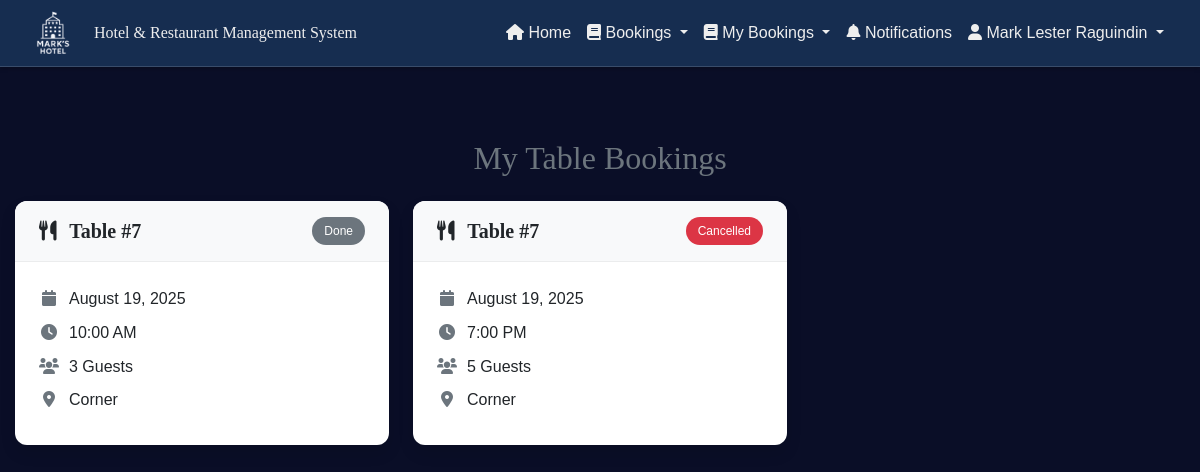
The page /public/tableBookings.php (signed in) on the database as committed earlier.
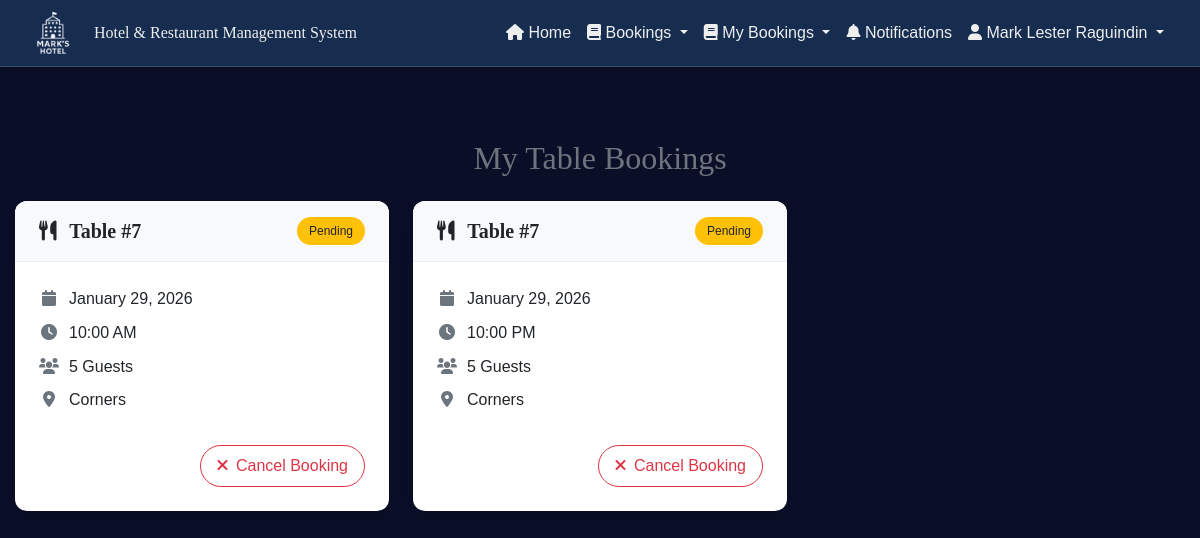
The same page on the database as committed later.
### tables this page shows
CREATE TABLE `table_reservations` (
  `reservation_id` int(11) NOT NULL,
  `table_id` int(11) NOT NULL,
  `reservation_date` date NOT NULL,
  `time_slot` time NOT NULL,
  `guest_count` int(11) NOT NULL,
  `special_requests` text DEFAULT NULL,
  `user_id` int(11) NOT NULL,
  `status` enum('pending','done','cancelled','confirmed') DEFAULT 'pending'
);

CREATE TABLE `restaurant_tables` (
  `table_id` int(11) NOT NULL,
  `table_number` int(11) NOT NULL,
  `capacity` int(11) NOT NULL,
  `position_x` int(11) NOT NULL,
  `position_y` int(11) NOT NULL,
  `location` varchar(255) NOT NULL
);

### controllers/fetchTableReservations.php (called while the page is built, shortened)
<?php
function getTableBookings($con, $user_id) {
    $db = new Database();
    $con = $db->getConnection();
    try {
        $query = "SELECT
            tr.reservation_id,
            tr.reservation_date,
            tr.time_slot,
            tr.guest_count,
            tr.special_requests,
            tr.status,
            rt.table_number,
            rt.capacity,
            rt.location
        FROM table_reservations tr
        JOIN restaurant_tables rt ON tr.table_id = rt.table_id
        WHERE tr.user_id = ?
        ORDER BY tr.reservation_date DESC, tr.time_slot ASC";
        $stmt = mysqli_prepare($con, $query);
        mysqli_stmt_bind_param($stmt, "i", $user_id);
        mysqli_stmt_execute($stmt);
        $result = mysqli_stmt_get_result($stmt);
        return mysqli_fetch_all($result, MYSQLI_ASSOC);
    } catch (Exception $e) {
        $_SESSION['error'] = "Error fetching bookings: " . $e->getMessage();
        return [];
    }finally{
        $db->closeConnection();
    }
}
function getStatusBadgeClass($status) {
    switch(strtolower($status)) {
        case 'pending':
            return 'bg-warning text-dark';
        case 'cancelled':
            return 'bg-danger';
        default:
            return 'bg-secondary';
    }
}
?>

### components/connection.php (called while the page is built, shortened)
<?php
    class Database{
        private $host = 'localhost';
        private $user = 'root';
        private $pass = '';
        private $dbname = 'hoteldb';
        private function connect(){
            $this->conn = new mysqli($this->host, $this->user, $this->pass, $this->dbname);
        }
    }
?>

### public/tableBookings.php (the view, shortened to what the changed rows need)
<?php
include '../components/connection.php';
include '../controllers/fetchTableReservations.php';
$user_id = $_SESSION['user_id'];
$bookings = getTableBookings($con, $user_id);
?>
<!DOCTYPE html>
<html lang="en">
<head>
    <link href="https://cdn.jsdelivr.net/npm/bootstrap@5.0.2/dist/css/bootstrap.min.css" rel="stylesheet">
    <link rel="stylesheet" href="https://cdnjs.cloudflare.com/ajax/libs/font-awesome/6.0.0-beta3/css/all.min.css" />
    <link rel="stylesheet" href="../css/customAdminHeader.css">
    <link rel="stylesheet" href="../css/clientNavbar.css">
    <link rel="stylesheet" href="../css/home.css">
    <link rel="stylesheet" href="../css/tableBooking.css">
    <link rel="stylesheet" href="https://unpkg.com/swiper/swiper-bundle.min.css">
</head>
<body>
    <div class="container mt-5">
        <h2 class="mb-4 mt-4 text-center card-title text-muted">My Table Bookings</h2>
        <div class="row g-4">
            <?php if (!empty($bookings)): ?>
                <?php foreach ($bookings as $booking): ?>
                    <div class="col-md-6 col-lg-4">
                        <div class="booking-card card h-100">
                            <div class="card-header-custom py-3 px-4 d-flex justify-content-between align-items-center">
                                <h5 class="mb-0 fw-bold">
                                    <i class="fas fa-utensils me-2"></i>
                                    Table #<?php echo htmlspecialchars($booking['table_number']); ?>
                                </h5>
                                <span class="status-badge badge <?php echo getStatusBadgeClass($booking['status']); ?>">
                                    <?php echo ucfirst(htmlspecialchars($booking['status'])); ?>
                                </span>
                            </div>
                            <div class="card-body p-4">
                                <div class="booking-details">
                                    <div class="booking-detail">
                                        <span class="table-icon"><i class="fas fa-calendar"></i></span>
                                        <span class="fw-medium"><?php echo date('F j, Y', strtotime($booking['reservation_date'])); ?></span>
                                    </div>
                                    <div class="booking-detail">
                                        <span class="table-icon"><i class="fas fa-clock"></i></span>
                                        <span><?php echo date('g:i A', strtotime($booking['time_slot'])); ?></span>
                                    </div>
                                    <div class="booking-detail">
                                        <span class="table-icon"><i class="fas fa-users"></i></span>
                                        <span><?php echo htmlspecialchars($booking['guest_count']); ?> Guests</span>
                                    </div>
                                    <div class="booking-detail">
                                        <span class="table-icon"><i class="fas fa-map-marker-alt"></i></span>
                                        <span><?php echo htmlspecialchars($booking['location']); ?></span>
                                    </div>
                                </div>
                            </div>
                            <?php if ($booking['status'] === 'pending'): ?>
                                <div class="card-footer bg-transparent border-0 px-4 pb-4 pt-0 text-end">
                                    <button class="btn btn-outline-danger btn-cancel cancel-booking"
                                            data-id="<?php echo $booking['reservation_id']; ?>">
                                        <i class="fas fa-times me-1"></i> Cancel Booking
                                    </button>
                                </div>
                            <?php endif; ?>
                        </div>
                    </div>
                <?php endforeach; ?>
            <?php endif; ?>
        </div>
    </div>
</body>
</html>

Rows that differ between the two databases and show on the page:
removed table_reservations: table.table_number "7", status "Done", reservation_date "August 19, 2025", time_slot "10:00 AM", guest_count "3", table.location "Corner"
removed table_reservations: table.table_number "7", status "Cancelled", reservation_date "August 19, 2025", time_slot "7:00 PM", guest_count "5", table.location "Corner"
added table_reservations: table.table_number "7", status "Pending", reservation_date "January 29, 2026", time_slot "10:00 AM", guest_count "5", table.location "Corners"
added table_reservations: table.table_number "7", status "Pending", reservation_date "January 29, 2026", time_slot "10:00 PM", guest_count "5", table.location "Corners"
